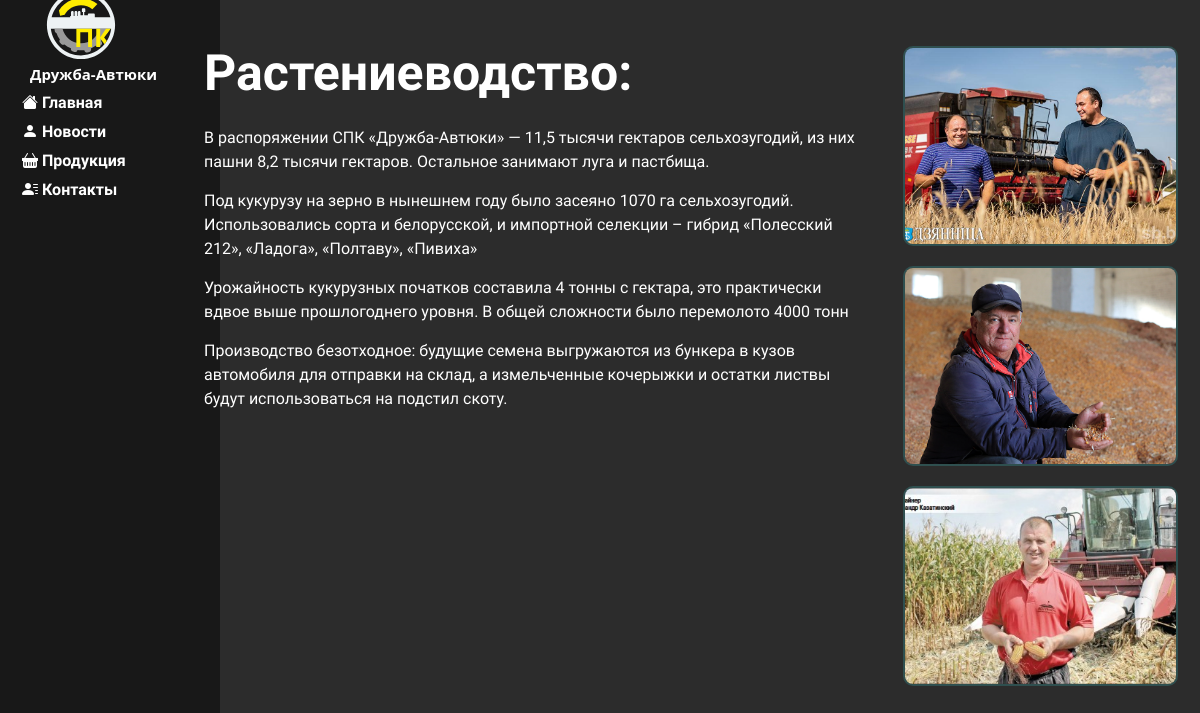
Before: /plants with the older database file.
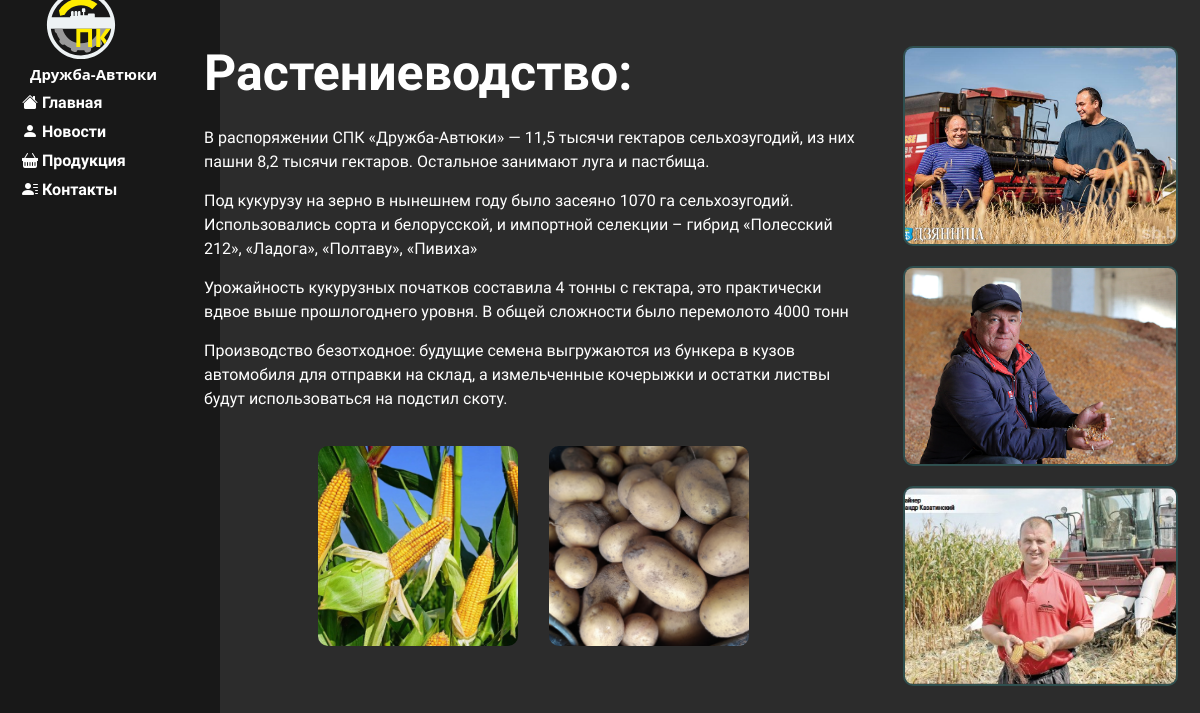
After: the same page with the newer database file.
### main/models.py (models this page shows, shortened)
class PlantsText(models.Model):
    big_text = models.TextField(verbose_name='Текст')
    class Meta:
        verbose_name = 'Текст Растениеводства'  # Название модели в единственном числе
        verbose_name_plural = 'Тексты Растениеводства'  # Название модели во множественном числе

class PlantsSI(models.Model):
    title = models.CharField(max_length=255, verbose_name='Название')
    image = models.ImageField(upload_to='main/static/main/subimg', verbose_name='Картинка')
    class Meta:
        verbose_name = 'Картинки Растеиеводство'  # Название модели в единственном числе
        verbose_name_plural = 'Картинки Растеиеводство'  # Название модели во множественном числе

class PlantsCard(models.Model):
    title = models.CharField(max_length=255, verbose_name='Название')
    image = models.ImageField(upload_to='main/static/main/subimg', verbose_name='Картинка')
    desc = models.TextField()
    price = models.DecimalField(max_digits=3, decimal_places=2)
    ed = models.CharField(max_length=5, verbose_name='Единица Измерения')
    class Meta:
        verbose_name = 'Продукция Растеиеводство'  # Название модели в единственном числе
        verbose_name_plural = 'Продукция Растеиеводство'  # Название модели во множественном числе

### main/views.py (the view)
# urls.py: path('plants', views.Plants, name='plants'),
def Plants(request):
    text_indexes = PlantsText.objects.all()
    simg = PlantsSI.objects.all()
    cards = PlantsCard.objects.all()
    return render(request, 'main/plants.html', {'simg': simg, 'text_indexes': text_indexes, 'cards': cards})

### main/templates/main/plants.html (shortened to what this page needs)
{% extends 'main/layout.html' %}
{% load static %}
{% block content %}
<div class="mainblock">
    <div class="textblock">
        <p class="Titleblock"><b>Растениеводство:</b></p>
        {% for text_index in text_indexes %}
        <p>{{ text_index.big_text }}</p>
        {% endfor %}
        <div class="picblock">
            {% for card in cards %}
                <div class="moredesc">
                    <a href="{% url 'card_detail' card_id=card.id %}">
                        <img class="minimized3" src="{{ card.image.url }}" alt="{{ card.title }}">
                    </a>
                </div>
            {% endfor %}
        </div>
    </div>
    <div class="contectblock">
    <div class="simg">
        {% for subimage in simg %}
            {% if subimage.image %}
                <img class="minimized2" src="{{ subimage.image.url }}" alt="{{ subimage.title }}">
            {% endif %}
        {% endfor %}
    </div>
    </div>
</div>
{% endblock %}

### main/templates/main/layout.html (shortened to what this page needs)
{% load static %}
<!DOCTYPE html>
<html lang="en">
<head>
    <link rel="stylesheet" href="https://cdn.jsdelivr.net/npm/bootstrap@5.2.3/dist/css/bootstrap.min.css">
    <link rel="stylesheet" href="{% static 'main/css/main.css' %}">
    <link rel="stylesheet" href="https://cdn.jsdelivr.net/npm/bootstrap-icons@1.10.2/font/bootstrap-icons.css">
    <link rel="stylesheet" href="https://cdnjs.cloudflare.com/ajax/libs/select2/4.1.0/css/select2.min.css">
</head>
<body class="light-theme" >
    <aside>
       <a href="{% url 'home' %}"> <img src="{% static 'main/img/spklogo.svg' %}" alt=""> </a>
        <span class="logo">Дружба-Автюки</span>
        <ul>
            <a href="{% url 'home' %}">
                <li><i class="bi bi-house-fill"></i> <b>Главная</b> </li>
            </a>
            <a href="{% url 'news' %}">
                <li><i class="bi bi-person-fill"></i> <b>Новости</b>  </li>
            </a>
            <a href="{% url 'product' %}">
                <li><i class="bi bi-basket-fill"></i> <b>Продукция</b>  </li>
            </a>
            <a href="{% url 'contacts' %}">
                <li><i class="bi bi-person-lines-fill"></i> <b>Контакты</b>  </li>
            </a>
        </ul>
    </aside>
    <main>
        {% block content  %}
        {% endblock %}
    </main>
</body>
</html>

### main/static/main/css/main.css (style rules this page uses)
body { background: #2c2c2c }
aside { min-height: 100%; max-height: 100%; min-width: 220px; max-width: 220px; float: left; background: #181818; width: 15%; position: fixed; padding: 2.5%; height: 100vh; color: #ffff; overflow-y: auto; }
aside img { min-height: 150px; max-height: 150px; width: 150px; display: inline-block; justify-content: center; margin-left: -15%; margin-top: -50%; min-width: 150px; }
aside .logo { font-size: 15px; font-weight: bold; position: relative; top: -5%; display: block; justify-content: Center; }
aside ul { list-style: none; float: left; position: relative; margin-left: -25%; top: -5%; }
aside ul li { color: #ffff; display: block; margin-top: 5%; transition: all 0.3s ease; font-family: 'Exo 2', sans-serif; }
aside ul a { text-decoration: none; }
img { width: 100%; !important; border-radius: 10px; }
.mainblock { display: flex; padding: 1%; min-width: 82%; margin-top: 2%; min-height: 90%; margin-left: 16%; position: absolute; grid-gap: 3%; }
.textblock { display: flex; flex-direction: column; grid-gap: 15px; min-width: 67%; font-family: 'Exo 2', sans-serif; color: white; }
.textblock p { margin-bottom: 0; }
.contectblock { min-width: 30%; display: flex; flex-direction: column; grid-gap: 1%; padding: 1%; }
.Titleblock { font-size: 50px; margin-bottom: 0; }
.simg { display: flex; flex-direction: column; grid-gap: 20px; }
.minimized2 { cursor: pointer; max-width: 100%; max-height: 200px; min-height: 200px; border: 2px solid darkslategrey; float: right; border-radius: 10px; object-fit: cover; }
.picblock { min-height: auto; width: 100%; flex-wrap: wrap; display: flex; justify-content: center; flex-direction: row; padding: 3%; grid-gap: 5%; }
.moredesc { min-height: 200px; height: 25%; width: 25%; min-width: 200px; }
.moredesc img { height: 100%; width: 100%; object-fit: cover; }
.moredesc { position: relative; border-radius: 10px; }

Changed rows visible on the page:
added PlantsCard: image (picture)
added PlantsCard: image (picture)
